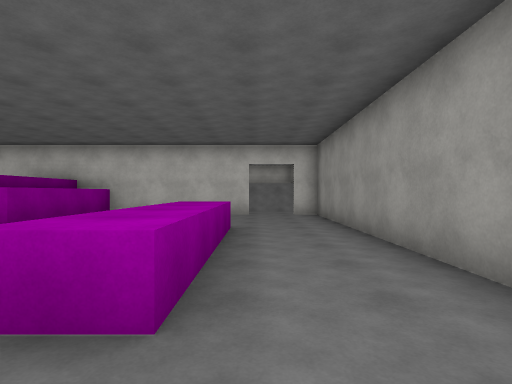
view 1 (above)

16 first-person views from a walk through a 3-D level made in the Unity game engine. The camera is 1.4 m above the floor, looks level and sees 80° across. Doors are open. The floor is counted in squares, 2 m on a side. Each view is taken from the middle of a square. On the plan, view 1 faces up. The plan holds only what a view shows up to about 10 squares ahead; the rest is blank. The place goes on beyond the plan. The player character is not drawn. Surface patterns are stand-ins for the level's own textures.

view 2
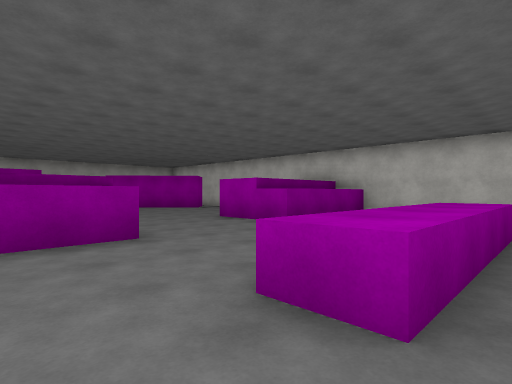

view 3
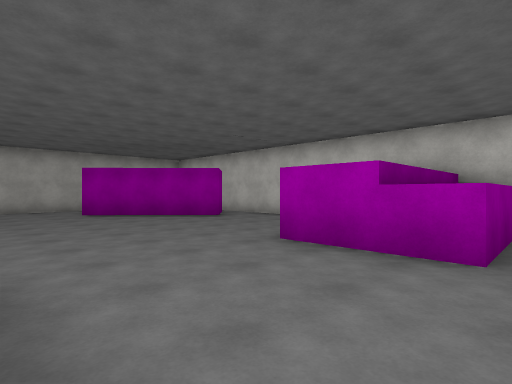

view 4
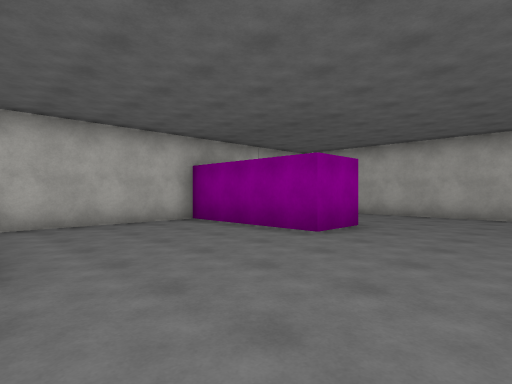

view 5
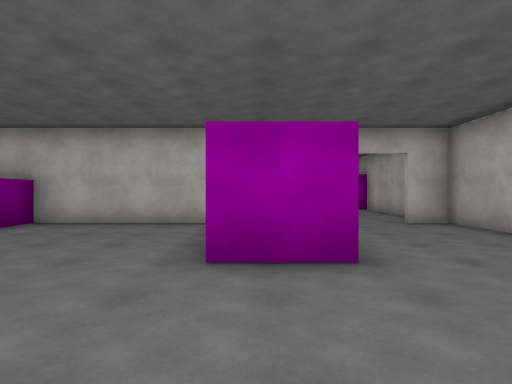

view 6
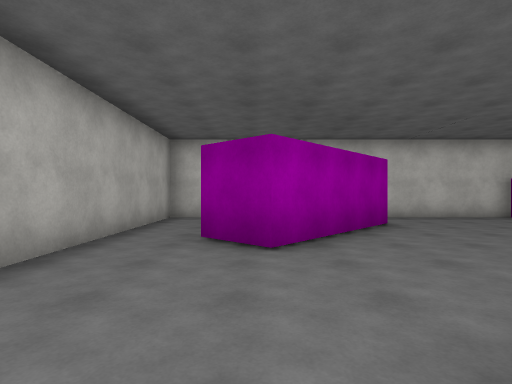

view 7
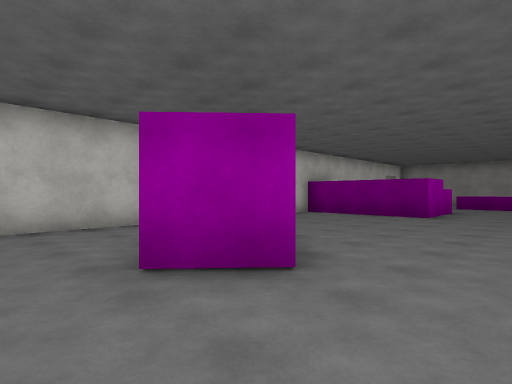

view 8
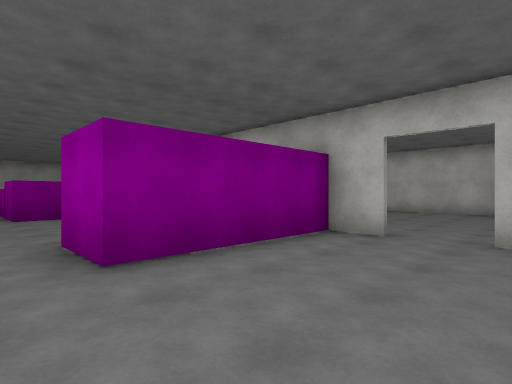

view 9
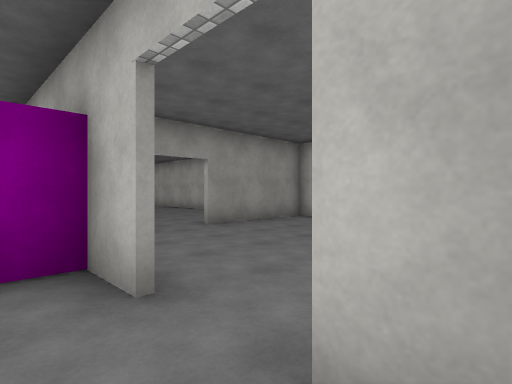

view 10
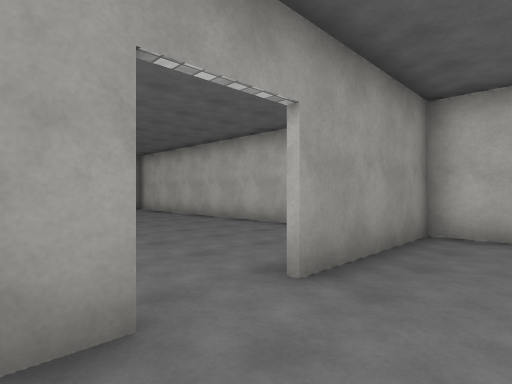

view 11
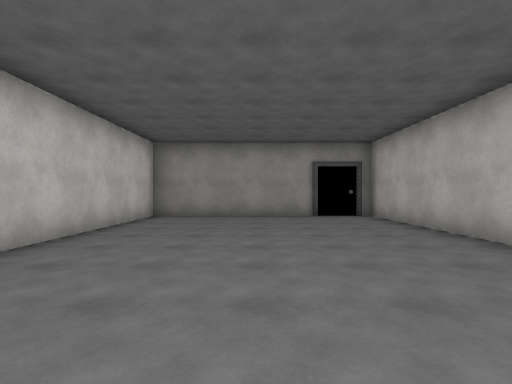

view 12
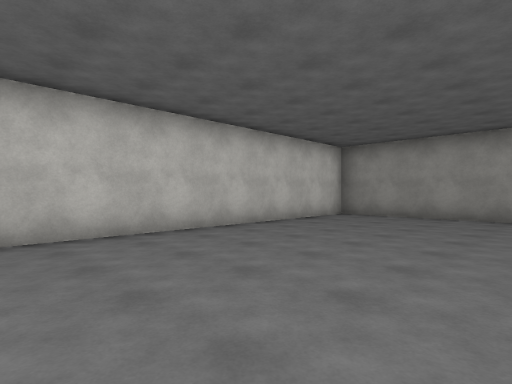

view 13
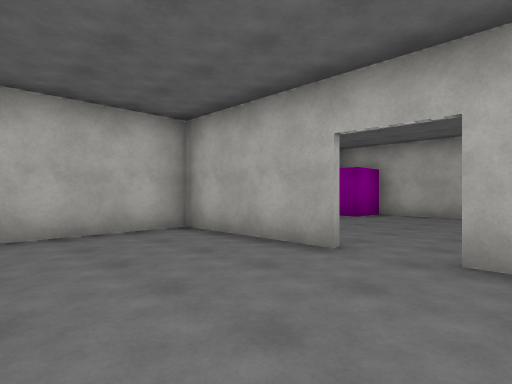

view 14
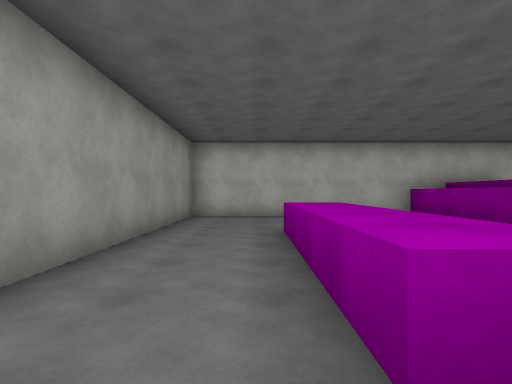

view 15
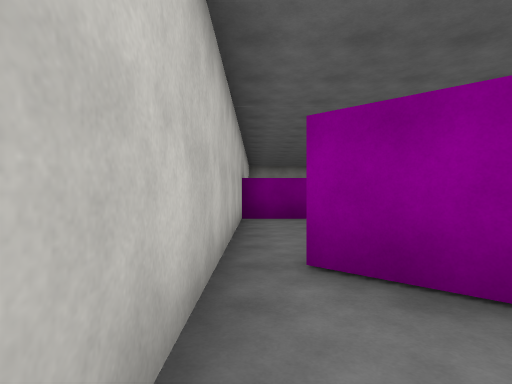

view 16
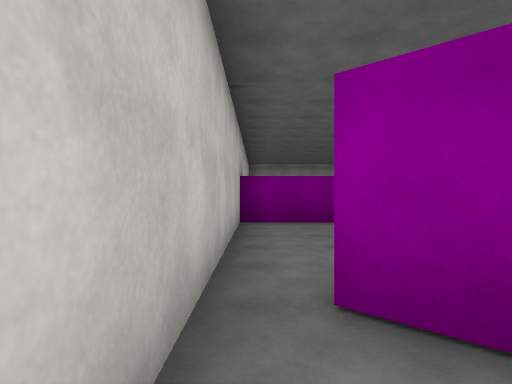

### Floor plan
Ten units are one square. View 1 is at (0, 0); x grows to the right and y downward. Boxes are objects, and circles mark ways between rooms. Rooms are numbered by the first view taken in them; rooms with no view inside come last. Other rooms are left out.
<svg viewBox="-169 -100 193 190">
<path fill="none" stroke="#000" d="M-55 -20 -55 19 19 19 19 -94 11 -94M-70 -10 -70 -20M-45 -20 -45 19M-45 -94 -45 -55 -70 -55 -70 -94 -164 -94 -164 19 -154 19M-116 -80 -111 -76 -138 -47 -149 -57M-132 -74 -121 -86M-1 -94 -55 -94 -55 -55M-141 19 -130 19 -130 -20 -115 -20 -115 19 -70 19 -70 9M-5 -60 -5 -15 -15 -15M-105 38 -105 31M-164 39 -164 70 -150 70 -150 76M-116 84 -105 84 -105 50M-146 84 -132 84M-1 69 -1 20 -86 20M-104 50 -104 84 -9 84M-104 32 -104 38"/>
<circle cx="-145" cy="20" r="3" fill="#2a7"/>
<circle cx="-103" cy="43" r="3" fill="#2a7"/>
<text x="-70" y="-40">1</text>
<text x="-130" y="50">2</text>
<text x="-50" y="50">3</text>
</svg>
Room 1 opens to room 2. Room 2 opens to room 3.

Where each view was taken, in squares from view 1:
view 1: 0 up, 0 right, facing up
view 2: 0 up, 0 right, facing up-left
view 3: 2 up, 4 left, facing up-left
view 4: 5 up, 7 left, facing down-left
view 5: 5 up, 12 left, facing down
view 6: 1 up, 14 left, facing up
view 7: 3 up, 16 left, facing up-right
view 8: 3 up, 16 left, facing down-right
view 9: 1 down, 16 left, facing down-right
view 10: 3 down, 12 left, facing down-right
view 11: 5 down, 9 left, facing right
view 12: 7 down, 9 left, facing up-right
view 13: 3 down, 7 left, facing down-left
view 14: 7 up, 0 right, facing down
view 15: 9 up, 15 left, facing right
view 16: 9 up, 14 left, facing right
